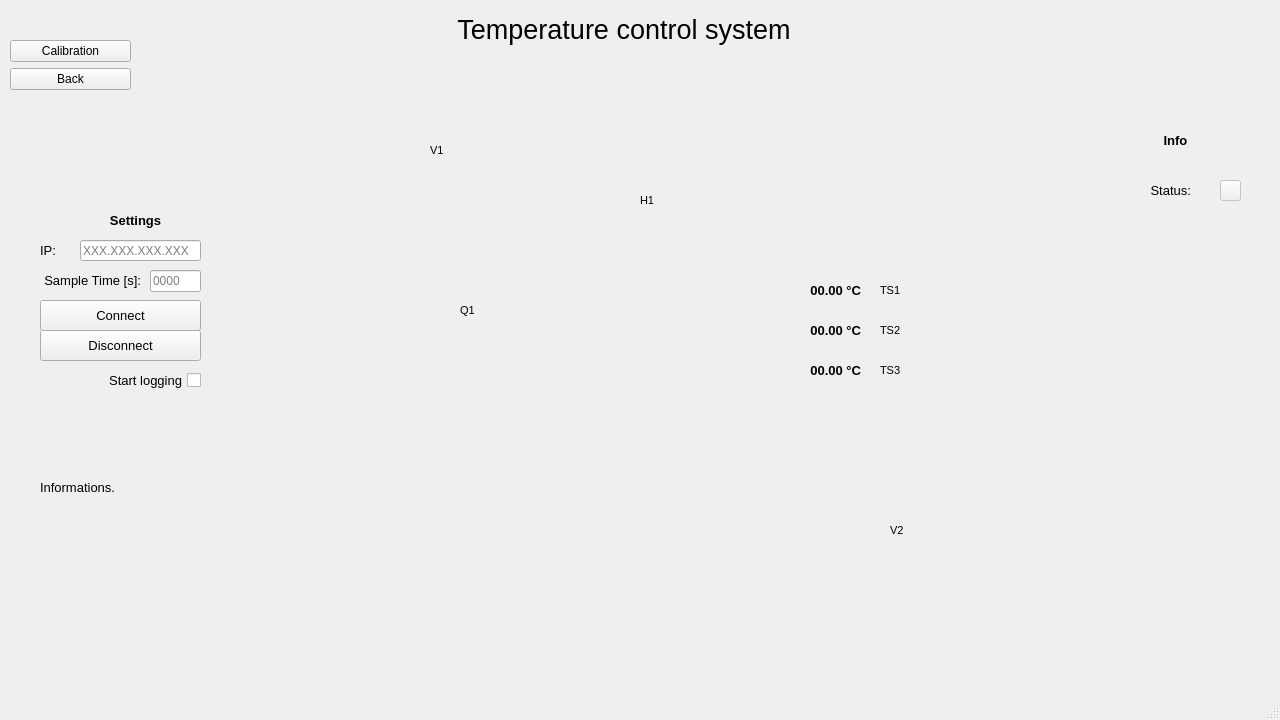
<?xml version="1.0" encoding="UTF-8"?>
<ui version="4.0">
 <class>MainWindow</class>
 <widget class="QMainWindow" name="MainWindow">
  <property name="geometry">
   <rect>
    <x>0</x>
    <y>0</y>
    <width>1280</width>
    <height>720</height>
   </rect>
  </property>
  <property name="windowTitle">
   <string>MainWindow</string>
  </property>
  <widget class="QWidget" name="centralwidget">
   <widget class="QWidget" name="verticalLayoutWidget">
    <property name="geometry">
     <rect>
      <x>10</x>
      <y>40</y>
      <width>121</width>
      <height>91</height>
     </rect>
    </property>
    <layout class="QVBoxLayout" name="verticalLayout">
     <item>
      <widget class="QPushButton" name="b_calib">
       <property name="text">
        <string>Calibration</string>
       </property>
      </widget>
     </item>
     <item>
      <widget class="QPushButton" name="b_back">
       <property name="text">
        <string>Back</string>
       </property>
      </widget>
     </item>
     <item>
      <spacer name="verticalSpacer_3">
       <property name="orientation">
        <enum>Qt::Vertical</enum>
       </property>
       <property name="sizeHint" stdset="0">
        <size>
         <width>20</width>
         <height>20</height>
        </size>
       </property>
      </spacer>
     </item>
    </layout>
   </widget>
   <widget class="QLabel" name="label">
    <property name="geometry">
     <rect>
      <x>420</x>
      <y>-10</y>
      <width>408</width>
      <height>78</height>
     </rect>
    </property>
    <property name="font">
     <font>
      <pointsize>20</pointsize>
     </font>
    </property>
    <property name="text">
     <string>Temperature control system</string>
    </property>
    <property name="alignment">
     <set>Qt::AlignCenter</set>
    </property>
   </widget>
   <widget class="QLabel" name="label_2">
    <property name="geometry">
     <rect>
      <x>240</x>
      <y>120</y>
      <width>801</width>
      <height>481</height>
     </rect>
    </property>
    <property name="text">
     <string/>
    </property>
    <property name="pixmap">
     <pixmap>gui/heater.png</pixmap>
    </property>
   </widget>
   <widget class="QLabel" name="l_TS1_val">
    <property name="geometry">
     <rect>
      <x>780</x>
      <y>270</y>
      <width>81</width>
      <height>41</height>
     </rect>
    </property>
    <property name="font">
     <font>
      <pointsize>10</pointsize>
      <weight>75</weight>
      <bold>true</bold>
     </font>
    </property>
    <property name="autoFillBackground">
     <bool>false</bool>
    </property>
    <property name="lineWidth">
     <number>6</number>
    </property>
    <property name="text">
     <string>00.00 °C</string>
    </property>
    <property name="alignment">
     <set>Qt::AlignRight|Qt::AlignTrailing|Qt::AlignVCenter</set>
    </property>
   </widget>
   <widget class="QLabel" name="label_5">
    <property name="geometry">
     <rect>
      <x>1140</x>
      <y>120</y>
      <width>71</width>
      <height>41</height>
     </rect>
    </property>
    <property name="font">
     <font>
      <pointsize>10</pointsize>
      <weight>75</weight>
      <bold>true</bold>
     </font>
    </property>
    <property name="autoFillBackground">
     <bool>false</bool>
    </property>
    <property name="lineWidth">
     <number>6</number>
    </property>
    <property name="text">
     <string>Info</string>
    </property>
    <property name="alignment">
     <set>Qt::AlignCenter</set>
    </property>
   </widget>
   <widget class="QPushButton" name="s_main_status">
    <property name="enabled">
     <bool>false</bool>
    </property>
    <property name="geometry">
     <rect>
      <x>1220</x>
      <y>180</y>
      <width>21</width>
      <height>21</height>
     </rect>
    </property>
    <property name="text">
     <string/>
    </property>
    <property name="checkable">
     <bool>false</bool>
    </property>
   </widget>
   <widget class="QLabel" name="label_6">
    <property name="geometry">
     <rect>
      <x>1120</x>
      <y>170</y>
      <width>71</width>
      <height>41</height>
     </rect>
    </property>
    <property name="sizePolicy">
     <sizepolicy hsizetype="Preferred" vsizetype="Preferred">
      <horstretch>0</horstretch>
      <verstretch>0</verstretch>
     </sizepolicy>
    </property>
    <property name="font">
     <font>
      <pointsize>10</pointsize>
     </font>
    </property>
    <property name="layoutDirection">
     <enum>Qt::LeftToRight</enum>
    </property>
    <property name="autoFillBackground">
     <bool>false</bool>
    </property>
    <property name="lineWidth">
     <number>6</number>
    </property>
    <property name="text">
     <string>Status:</string>
    </property>
    <property name="alignment">
     <set>Qt::AlignRight|Qt::AlignTrailing|Qt::AlignVCenter</set>
    </property>
   </widget>
   <widget class="QLabel" name="l_TS2_val">
    <property name="geometry">
     <rect>
      <x>780</x>
      <y>310</y>
      <width>81</width>
      <height>41</height>
     </rect>
    </property>
    <property name="font">
     <font>
      <pointsize>10</pointsize>
      <weight>75</weight>
      <bold>true</bold>
     </font>
    </property>
    <property name="autoFillBackground">
     <bool>false</bool>
    </property>
    <property name="lineWidth">
     <number>6</number>
    </property>
    <property name="text">
     <string>00.00 °C</string>
    </property>
    <property name="alignment">
     <set>Qt::AlignRight|Qt::AlignTrailing|Qt::AlignVCenter</set>
    </property>
   </widget>
   <widget class="QLabel" name="l_TS3_val">
    <property name="geometry">
     <rect>
      <x>780</x>
      <y>350</y>
      <width>81</width>
      <height>41</height>
     </rect>
    </property>
    <property name="font">
     <font>
      <pointsize>10</pointsize>
      <weight>75</weight>
      <bold>true</bold>
     </font>
    </property>
    <property name="autoFillBackground">
     <bool>false</bool>
    </property>
    <property name="lineWidth">
     <number>6</number>
    </property>
    <property name="text">
     <string>00.00 °C</string>
    </property>
    <property name="alignment">
     <set>Qt::AlignRight|Qt::AlignTrailing|Qt::AlignVCenter</set>
    </property>
   </widget>
   <widget class="QLabel" name="label_7">
    <property name="geometry">
     <rect>
      <x>880</x>
      <y>270</y>
      <width>31</width>
      <height>41</height>
     </rect>
    </property>
    <property name="sizePolicy">
     <sizepolicy hsizetype="Preferred" vsizetype="Preferred">
      <horstretch>0</horstretch>
      <verstretch>0</verstretch>
     </sizepolicy>
    </property>
    <property name="font">
     <font>
      <pointsize>8</pointsize>
     </font>
    </property>
    <property name="layoutDirection">
     <enum>Qt::LeftToRight</enum>
    </property>
    <property name="autoFillBackground">
     <bool>false</bool>
    </property>
    <property name="lineWidth">
     <number>6</number>
    </property>
    <property name="text">
     <string>TS1</string>
    </property>
    <property name="alignment">
     <set>Qt::AlignLeading|Qt::AlignLeft|Qt::AlignVCenter</set>
    </property>
   </widget>
   <widget class="QLabel" name="label_8">
    <property name="geometry">
     <rect>
      <x>880</x>
      <y>310</y>
      <width>31</width>
      <height>41</height>
     </rect>
    </property>
    <property name="sizePolicy">
     <sizepolicy hsizetype="Preferred" vsizetype="Preferred">
      <horstretch>0</horstretch>
      <verstretch>0</verstretch>
     </sizepolicy>
    </property>
    <property name="font">
     <font>
      <pointsize>8</pointsize>
     </font>
    </property>
    <property name="layoutDirection">
     <enum>Qt::LeftToRight</enum>
    </property>
    <property name="autoFillBackground">
     <bool>false</bool>
    </property>
    <property name="lineWidth">
     <number>6</number>
    </property>
    <property name="text">
     <string>TS2</string>
    </property>
    <property name="alignment">
     <set>Qt::AlignLeading|Qt::AlignLeft|Qt::AlignVCenter</set>
    </property>
   </widget>
   <widget class="QLabel" name="label_9">
    <property name="geometry">
     <rect>
      <x>880</x>
      <y>350</y>
      <width>31</width>
      <height>41</height>
     </rect>
    </property>
    <property name="sizePolicy">
     <sizepolicy hsizetype="Preferred" vsizetype="Preferred">
      <horstretch>0</horstretch>
      <verstretch>0</verstretch>
     </sizepolicy>
    </property>
    <property name="font">
     <font>
      <pointsize>8</pointsize>
     </font>
    </property>
    <property name="layoutDirection">
     <enum>Qt::LeftToRight</enum>
    </property>
    <property name="autoFillBackground">
     <bool>false</bool>
    </property>
    <property name="lineWidth">
     <number>6</number>
    </property>
    <property name="text">
     <string>TS3</string>
    </property>
    <property name="alignment">
     <set>Qt::AlignLeading|Qt::AlignLeft|Qt::AlignVCenter</set>
    </property>
   </widget>
   <widget class="QLabel" name="label_10">
    <property name="geometry">
     <rect>
      <x>430</x>
      <y>130</y>
      <width>31</width>
      <height>41</height>
     </rect>
    </property>
    <property name="sizePolicy">
     <sizepolicy hsizetype="Preferred" vsizetype="Preferred">
      <horstretch>0</horstretch>
      <verstretch>0</verstretch>
     </sizepolicy>
    </property>
    <property name="font">
     <font>
      <pointsize>8</pointsize>
     </font>
    </property>
    <property name="layoutDirection">
     <enum>Qt::LeftToRight</enum>
    </property>
    <property name="autoFillBackground">
     <bool>false</bool>
    </property>
    <property name="lineWidth">
     <number>6</number>
    </property>
    <property name="text">
     <string>V1</string>
    </property>
    <property name="alignment">
     <set>Qt::AlignLeading|Qt::AlignLeft|Qt::AlignVCenter</set>
    </property>
   </widget>
   <widget class="QLabel" name="label_11">
    <property name="geometry">
     <rect>
      <x>890</x>
      <y>510</y>
      <width>31</width>
      <height>41</height>
     </rect>
    </property>
    <property name="sizePolicy">
     <sizepolicy hsizetype="Preferred" vsizetype="Preferred">
      <horstretch>0</horstretch>
      <verstretch>0</verstretch>
     </sizepolicy>
    </property>
    <property name="font">
     <font>
      <pointsize>8</pointsize>
     </font>
    </property>
    <property name="layoutDirection">
     <enum>Qt::LeftToRight</enum>
    </property>
    <property name="autoFillBackground">
     <bool>false</bool>
    </property>
    <property name="lineWidth">
     <number>6</number>
    </property>
    <property name="text">
     <string>V2</string>
    </property>
    <property name="alignment">
     <set>Qt::AlignLeading|Qt::AlignLeft|Qt::AlignVCenter</set>
    </property>
   </widget>
   <widget class="QLabel" name="label_12">
    <property name="geometry">
     <rect>
      <x>460</x>
      <y>290</y>
      <width>31</width>
      <height>41</height>
     </rect>
    </property>
    <property name="sizePolicy">
     <sizepolicy hsizetype="Preferred" vsizetype="Preferred">
      <horstretch>0</horstretch>
      <verstretch>0</verstretch>
     </sizepolicy>
    </property>
    <property name="font">
     <font>
      <pointsize>8</pointsize>
     </font>
    </property>
    <property name="layoutDirection">
     <enum>Qt::LeftToRight</enum>
    </property>
    <property name="autoFillBackground">
     <bool>false</bool>
    </property>
    <property name="lineWidth">
     <number>6</number>
    </property>
    <property name="text">
     <string>Q1</string>
    </property>
    <property name="alignment">
     <set>Qt::AlignLeading|Qt::AlignLeft|Qt::AlignVCenter</set>
    </property>
   </widget>
   <widget class="QLabel" name="label_13">
    <property name="geometry">
     <rect>
      <x>640</x>
      <y>180</y>
      <width>31</width>
      <height>41</height>
     </rect>
    </property>
    <property name="sizePolicy">
     <sizepolicy hsizetype="Preferred" vsizetype="Preferred">
      <horstretch>0</horstretch>
      <verstretch>0</verstretch>
     </sizepolicy>
    </property>
    <property name="font">
     <font>
      <pointsize>8</pointsize>
     </font>
    </property>
    <property name="layoutDirection">
     <enum>Qt::LeftToRight</enum>
    </property>
    <property name="autoFillBackground">
     <bool>false</bool>
    </property>
    <property name="lineWidth">
     <number>6</number>
    </property>
    <property name="text">
     <string>H1</string>
    </property>
    <property name="alignment">
     <set>Qt::AlignLeading|Qt::AlignLeft|Qt::AlignVCenter</set>
    </property>
   </widget>
   <widget class="QLabel" name="label_4">
    <property name="geometry">
     <rect>
      <x>100</x>
      <y>200</y>
      <width>71</width>
      <height>41</height>
     </rect>
    </property>
    <property name="font">
     <font>
      <pointsize>10</pointsize>
      <weight>75</weight>
      <bold>true</bold>
     </font>
    </property>
    <property name="autoFillBackground">
     <bool>false</bool>
    </property>
    <property name="lineWidth">
     <number>6</number>
    </property>
    <property name="text">
     <string>Settings</string>
    </property>
    <property name="alignment">
     <set>Qt::AlignCenter</set>
    </property>
   </widget>
   <widget class="QPushButton" name="b_connect">
    <property name="geometry">
     <rect>
      <x>40</x>
      <y>300</y>
      <width>161</width>
      <height>31</height>
     </rect>
    </property>
    <property name="font">
     <font>
      <pointsize>10</pointsize>
     </font>
    </property>
    <property name="text">
     <string>Connect</string>
    </property>
   </widget>
   <widget class="QLabel" name="label_3">
    <property name="geometry">
     <rect>
      <x>40</x>
      <y>240</y>
      <width>41</width>
      <height>21</height>
     </rect>
    </property>
    <property name="sizePolicy">
     <sizepolicy hsizetype="Preferred" vsizetype="Preferred">
      <horstretch>0</horstretch>
      <verstretch>0</verstretch>
     </sizepolicy>
    </property>
    <property name="font">
     <font>
      <pointsize>10</pointsize>
     </font>
    </property>
    <property name="layoutDirection">
     <enum>Qt::LeftToRight</enum>
    </property>
    <property name="autoFillBackground">
     <bool>false</bool>
    </property>
    <property name="lineWidth">
     <number>6</number>
    </property>
    <property name="text">
     <string>IP:</string>
    </property>
    <property name="alignment">
     <set>Qt::AlignLeading|Qt::AlignLeft|Qt::AlignVCenter</set>
    </property>
   </widget>
   <widget class="QLineEdit" name="i_IP_acq_module">
    <property name="geometry">
     <rect>
      <x>80</x>
      <y>240</y>
      <width>121</width>
      <height>21</height>
     </rect>
    </property>
    <property name="placeholderText">
     <string>XXX.XXX.XXX.XXX</string>
    </property>
   </widget>
   <widget class="QCheckBox" name="cb_log_main">
    <property name="geometry">
     <rect>
      <x>70</x>
      <y>370</y>
      <width>131</width>
      <height>20</height>
     </rect>
    </property>
    <property name="font">
     <font>
      <pointsize>10</pointsize>
     </font>
    </property>
    <property name="layoutDirection">
     <enum>Qt::RightToLeft</enum>
    </property>
    <property name="text">
     <string>Start logging</string>
    </property>
   </widget>
   <widget class="QPushButton" name="b_disconnect">
    <property name="geometry">
     <rect>
      <x>40</x>
      <y>330</y>
      <width>161</width>
      <height>31</height>
     </rect>
    </property>
    <property name="font">
     <font>
      <pointsize>10</pointsize>
     </font>
    </property>
    <property name="text">
     <string>Disconnect</string>
    </property>
   </widget>
   <widget class="QLabel" name="label_14">
    <property name="geometry">
     <rect>
      <x>10</x>
      <y>260</y>
      <width>131</width>
      <height>41</height>
     </rect>
    </property>
    <property name="sizePolicy">
     <sizepolicy hsizetype="Preferred" vsizetype="Preferred">
      <horstretch>0</horstretch>
      <verstretch>0</verstretch>
     </sizepolicy>
    </property>
    <property name="font">
     <font>
      <pointsize>10</pointsize>
     </font>
    </property>
    <property name="layoutDirection">
     <enum>Qt::LeftToRight</enum>
    </property>
    <property name="autoFillBackground">
     <bool>false</bool>
    </property>
    <property name="lineWidth">
     <number>6</number>
    </property>
    <property name="text">
     <string>Sample Time [s]:</string>
    </property>
    <property name="alignment">
     <set>Qt::AlignRight|Qt::AlignTrailing|Qt::AlignVCenter</set>
    </property>
   </widget>
   <widget class="QLineEdit" name="i_sample_time">
    <property name="geometry">
     <rect>
      <x>150</x>
      <y>270</y>
      <width>51</width>
      <height>22</height>
     </rect>
    </property>
    <property name="placeholderText">
     <string>0000</string>
    </property>
   </widget>
   <widget class="QLabel" name="l_home_info">
    <property name="geometry">
     <rect>
      <x>40</x>
      <y>480</y>
      <width>161</width>
      <height>181</height>
     </rect>
    </property>
    <property name="sizePolicy">
     <sizepolicy hsizetype="Preferred" vsizetype="Preferred">
      <horstretch>0</horstretch>
      <verstretch>0</verstretch>
     </sizepolicy>
    </property>
    <property name="font">
     <font>
      <pointsize>10</pointsize>
     </font>
    </property>
    <property name="layoutDirection">
     <enum>Qt::LeftToRight</enum>
    </property>
    <property name="autoFillBackground">
     <bool>false</bool>
    </property>
    <property name="lineWidth">
     <number>6</number>
    </property>
    <property name="text">
     <string>Informations.</string>
    </property>
    <property name="alignment">
     <set>Qt::AlignLeading|Qt::AlignLeft|Qt::AlignTop</set>
    </property>
    <property name="wordWrap">
     <bool>true</bool>
    </property>
   </widget>
  </widget>
  <widget class="QMenuBar" name="menubar">
   <property name="geometry">
    <rect>
     <x>0</x>
     <y>0</y>
     <width>1280</width>
     <height>26</height>
    </rect>
   </property>
  </widget>
  <widget class="QStatusBar" name="statusbar"/>
 </widget>
 <resources>
  <include location="resource.txt"/>
 </resources>
 <connections/>
</ui>
